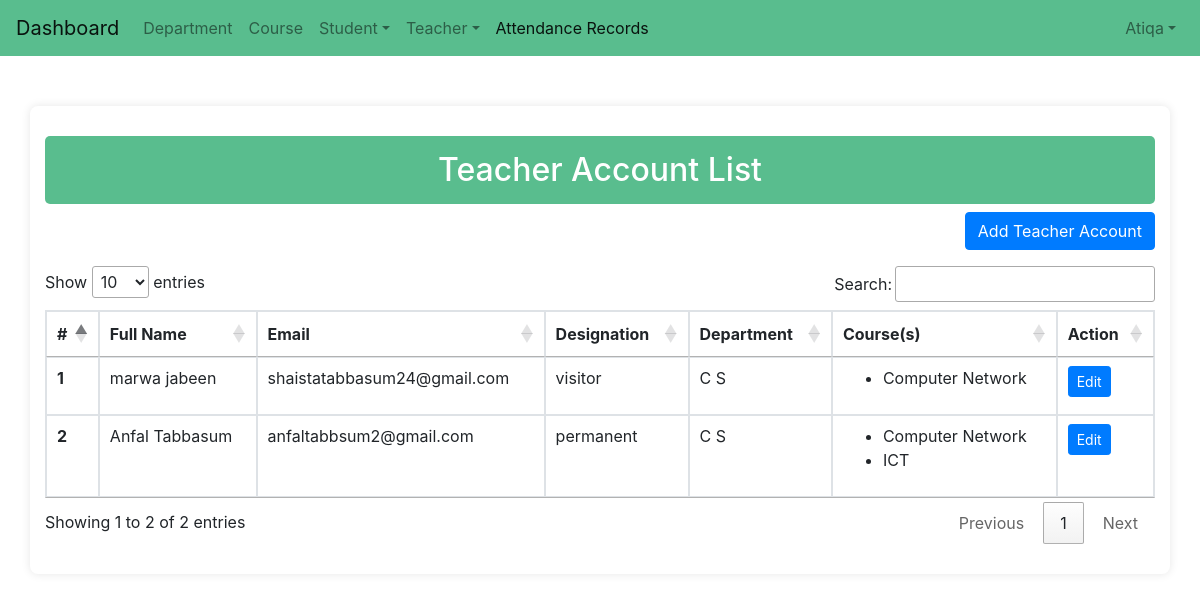
/teacher_list/ (signed in), run on the app's committed database.
### attandance/models.py (models this page shows, shortened)
class CustomUser(AbstractUser):
    full_name = models.CharField(max_length=100, null=True)
    phone_number = models.CharField(max_length=15, blank=True, null=True)
    role = models.CharField(max_length=50, null=True)
    date_of_creation = models.DateField(auto_now_add=True, null=True)
    last_login_date = models.DateField(blank=True, null=True)
    is_super_admin = models.BooleanField(default=False)
    student = models.ForeignKey(Student, on_delete=models.CASCADE, null=True, blank=True)
    objects = CustomUserManager()

class Teacher(models.Model):
    teacher_id = models.CharField(max_length=50)
    first_name = models.CharField(max_length=50)
    last_name = models.CharField(max_length=50)
    email = models.EmailField(unique=True)
    password = models.CharField(max_length=128)
    department = models.ForeignKey(Department, on_delete=models.CASCADE)
    designation = models.ForeignKey(Designation, on_delete=models.CASCADE)
    courses = models.ManyToManyField(Courses, blank=True)
    created_on = models.DateTimeField(auto_now_add=True)
    updated_on = models.DateTimeField(auto_now=True)

class Designation(models.Model):
    des_id = models.CharField(max_length=100, null=True)
    name = models.CharField(max_length=255, )
    description = models.TextField(blank=True, null=True)
    created_at = models.DateTimeField(auto_now_add=True, null=True)
    updated_at = models.DateTimeField(auto_now=True, null=True)

class Department(models.Model):
    dep_id = models.CharField(max_length=100, null=True)
    name = models.CharField(max_length=255, )
    description = models.TextField(blank=True, null=True)
    created_on = models.DateTimeField(auto_now_add=True)
    updated_on = models.DateTimeField(auto_now=True)

class Courses(models.Model):
    course_id = models.CharField(max_length=100, null=True)
    name = models.CharField(max_length=255, )
    department = models.ForeignKey(Department, on_delete=models.CASCADE)
    created_on = models.DateTimeField(auto_now_add=True)
    updated_on = models.DateTimeField(auto_now=True)

### attandance/views.py (the view)
# urls.py: path('teacher_list/', views.teacher_list , name = 'teacher_list'),
@login_required(login_url='home')
def teacher_list(request):
    student = Teacher.objects.prefetch_related('courses').all()
    return render(request , 'admin/teacher_account/list_tec_account.html', { 'student':student })

### templates/admin/teacher_account/list_tec_account.html (shortened to what this page needs)
<!DOCTYPE html>
<html lang="en">
{% load static %}
<head>
</head>
<body>
    {% include 'navbar.html' %}
    <div class="container">
        <h2 class="text-center">Teacher Account List</h2>
        <div class="text-right mb-3">
            <a class="btn btn-primary" href="{% url 'add_teacher' %}">Add Teacher Account</a>
        </div>
        <div class="table-responsive">
            <table class="table table-bordered" id="coursesList">
                <thead>
                    <tr>
                        <th>#</th>
                        <th>Full Name</th>
                        <th>Email</th>
                        <th>Designation</th>
                        <th>Department</th>
                        <th>Course(s)</th>
                        <th>Action</th>
                    </tr>
                </thead>
                <tbody>
                    {% for i in student %}
                    <tr>
                        <th scope="row">{{ forloop.counter }}</th>
                        <td>{{ i.first_name }} {{ i.last_name }}</td>
                        <td>{{ i.email }}</td>
                        <td>{{ i.designation.name }}</td>
                        <td>{{ i.department.name }}</td>
                        <td>
                            <ul>
                                {% for course in i.courses.all %}
                                <li>{{ course.name }}</li>
                                {% endfor %}
                            </ul>
                        </td>
                        <td class="action-buttons">
                            <a class="btn btn-primary btn-sm" href="{% url 'edit_teacher' i.pk %}">Edit</a>
                        </td>
                    </tr>
                    {% endfor %}
                </tbody>
            </table>
        </div>
</body>
</html>

### templates/navbar.html (shortened to what this page needs)
<html lang="en">
<head>
  <link rel="stylesheet" href="https://maxcdn.bootstrapcdn.com/bootstrap/4.5.2/css/bootstrap.min.css">
  <link rel="stylesheet" href="https://cdn.datatables.net/1.13.6/css/jquery.dataTables.min.css">
  <link href="https://cdnjs.cloudflare.com/ajax/libs/select2/4.1.0/css/select2.min.css" rel="stylesheet" />
  <link rel="stylesheet" href="https://cdnjs.cloudflare.com/ajax/libs/font-awesome/5.15.3/css/all.min.css">
</head>
<body>
  <nav class="navbar navbar-expand-lg navbar-light" style="background: #59bd8e;">
    <a class="navbar-brand" href="/dashboard">Dashboard</a>
    <div class="collapse navbar-collapse" id="navbarSupportedContent">
      <ul class="navbar-nav mr-auto">
        <li class="nav-item ">
          <a class="nav-link" href="{% url 'department_list' %}">Department</a>
        </li>
        <li class="nav-item ">
          <a class="nav-link" href="{% url 'courses_list' %}">Course</a>
        </li>
        <li class="nav-item dropdown">
          <a class="nav-link dropdown-toggle" data-toggle="dropdown" href="#">Student</a>
        </li>
        <li class="nav-item dropdown">
          <a class="nav-link dropdown-toggle" data-toggle="dropdown" href="#">Teacher</a>
        </li>
        <li class="nav-item active">
          <a class="nav-link" href="/upload_and_filter_attendance">Attendance Records
       </a>
        </li>
      </ul>
      <ul class="navbar-nav ml-auto">
        {% if user.username is not None %}
        <li class="nav-item dropdown custom-dropdown">
          <a class="nav-link dropdown-toggle" data-toggle="dropdown" href="#">{{ user.username|capfirst }}</a>
        </li>
        {% endif %}
      </ul>
    </div>
</nav>
</body>
</html>

### templates/admin/teacher_account/list_tec_account.html (style rules this page uses)
body { background-color: #f8f9fa; font-family: Arial, sans-serif; }
.container { max-width: 800px; background: #ffffff; padding: 30px; border-radius: 8px; box-shadow: 0 0 10px rgba(0, 0, 0, 0.1); margin-top: 50px; }
h2 { background-color: #59bd8e; color: white; padding: 15px; border-radius: 5px; font-size: 1.5rem; text-align: center; }
.btn-primary { background-color: #59bd8e; border: none; border-radius: 5px; padding: 10px 20px; font-size: 1rem; }

### data on the page
CustomUser: username "Atiqa"
Teacher: first_name "marwa", last_name "jabeen", email "shaistatabbasum24@gmail.com", designation.name "visitor", department.name "C S"
Courses: name "Computer Network"
Teacher: first_name "Anfal", last_name "Tabbasum", email "anfaltabbsum2@gmail.com", designation.name "permanent", department.name "C S"
Courses: name "ICT"
